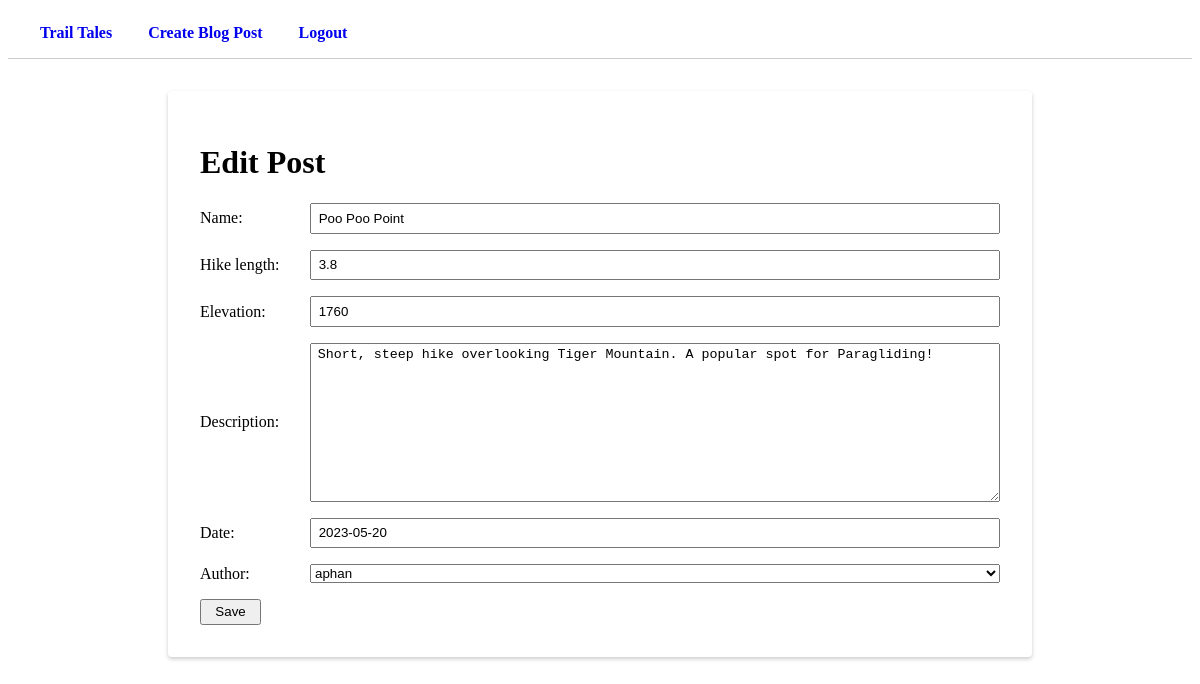
The app's page /posts/1/edit (signed in) with its own data.
### posts/models.py (models this page shows, shortened)
class Post(models.Model):
    name = models.CharField(max_length=100, unique=True)
    hike_length = models.DecimalField(max_digits=10, decimal_places=1)
    elevation = models.IntegerField()
    description = models.TextField(max_length=2000)
    date = models.DateField(null=True)
    author = models.ForeignKey(
        settings.AUTH_USER_MODEL,
        related_name="posts",
        on_delete=models.CASCADE,
    )
    class Meta:
        ordering = ['-date']

### posts/views.py (the view)
# urls.py: path("<int:id>/edit", edit_post, name="edit_post"),
def edit_post(request, id):
    if Post and PostForm:
        post = Post.objects.get(id=id)
        if request.method == "POST":
            form = PostForm(request.POST, instance=post)
            if form.is_valid():
                post.save()
                return redirect("post_detail", id=id)
        else:
            form = PostForm(instance=post)
    else:
        form = None
    context = {
        "form": form,
    }
    return render(request, "posts/edit.html", context)

### posts/forms.py
class PostForm(ModelForm):
    class Meta:
        model = Post
        fields = [
            "name",
            "hike_length",
            "elevation",
            "description",
            "date",
            "author",
        ]

### posts/templates/posts/edit.html (shortened to what this page needs)
{% extends 'base.html'%}
{% block content %}
<main>
    <div class = "post-form">
        <h1>Edit Post</h1>
        <form method="post">
            {{ form.as_p }}
            <button>Save</button>
        </form>
    </div>
</main>
{% endblock content %}

### posts/static/css/style.css (style rules this page uses)
input { height: 1.5em; margin: 0; padding: .25em .5em; }
textarea { margin: 0; padding: .25em .5em; }
.post-form { background-color: white; border-radius: 4px; box-shadow: 0 2px 4px rgba(0, 0, 0, 0.2); margin: auto; max-width: 800px; padding: 2em; }
.login-form p, .signup-form p, .post-form p { display: grid; align-items: center; column-gap: 10px; grid-template-columns: 100px 1fr; }
.login-form button, .signup-form button, .post-form button { padding: 0.25em 1em }

### records on screen
Post: name "Poo Poo Point", hike_length "3.8", elevation "1760", description "Short, steep hike overlooking Tiger Mountain. A popular spot for Paragliding!", date "2023-05-20", author "aphan"
